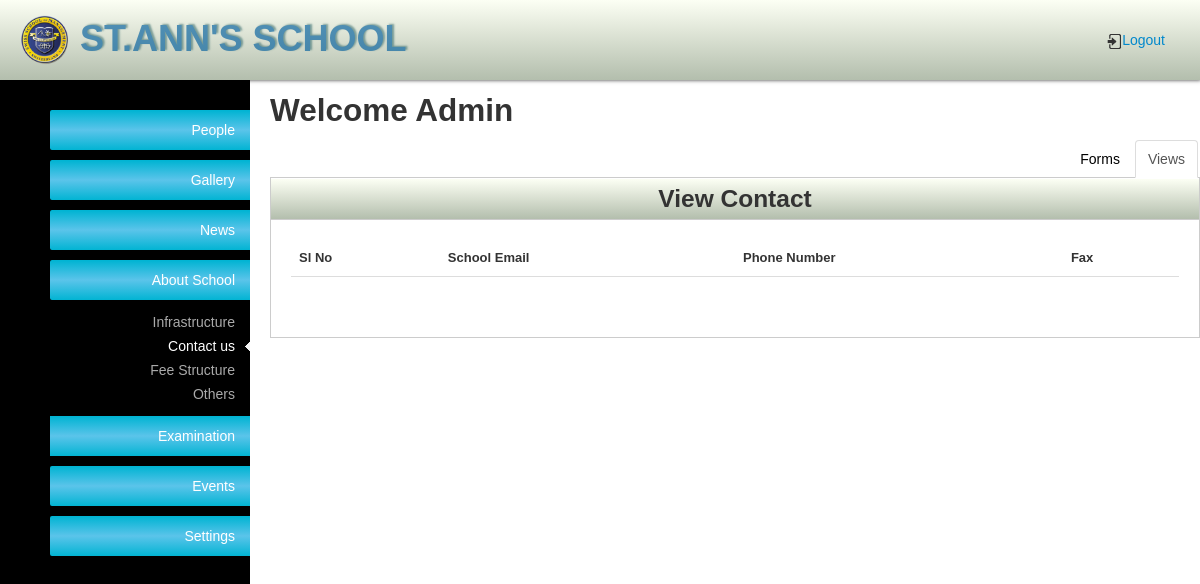
The page /admin/contact.php (signed in) on the database as committed earlier.
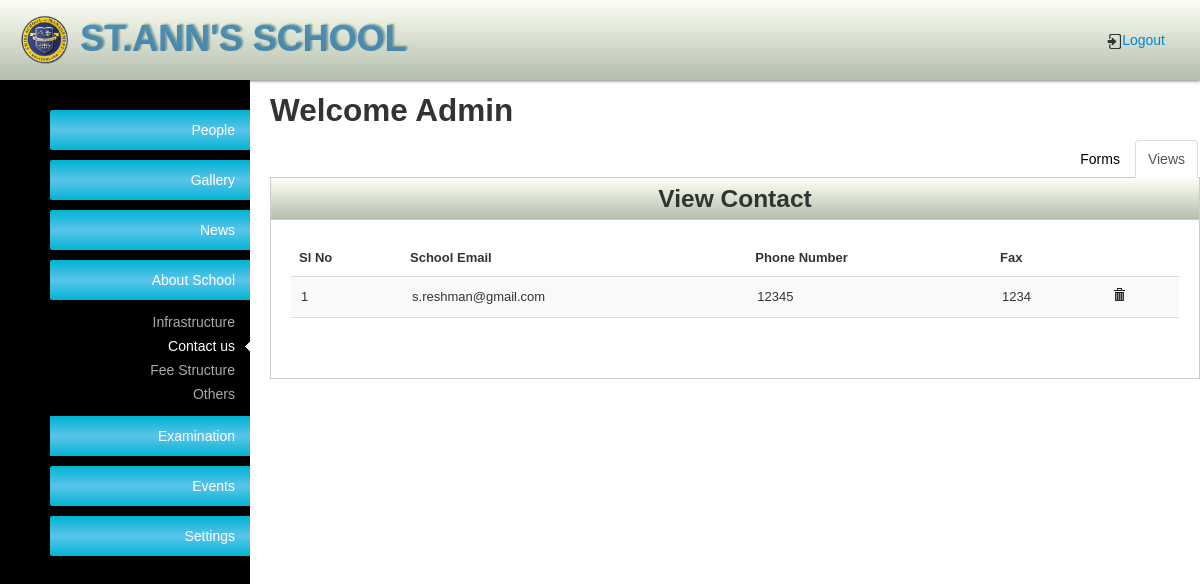
The same page on the database as committed later.
### tables this page shows
CREATE TABLE `contact` (
  `id` int(11) NOT NULL AUTO_INCREMENT,
  `email` varchar(50) NOT NULL,
  `phone` decimal(10,0) NOT NULL,
  `fax` decimal(10,0) DEFAULT NULL,
  PRIMARY KEY (`id`)
);

### admin/contact.php (the view, shortened to what this page needs)
<?php
include("admin-layouts/admin-header.php");
?>
<div class="tab-content">
    <h2>Welcome Admin</h2>
    <div class="tabbable">
        <ul class="nav nav-tabs">
            <li class="active"><a href="#tab1" id="#tab1" data-toggle="tab">Views</a></li>
            <li><a href="#tab2" class="tab2-form" data-toggle="tab">Forms</a></li>
        </ul>
        <div class="tab-content">
            <div class="tab-pane active" id="tab1">
                <div class="content-box">
                    <div class="content-box-header">
                        <h3 class="c-head">View Contact</h3>
                    </div>
                    <div class="content-box-content">
                        <table class="table table-striped">
                            <thead>
                            <tr>
                                <th>Sl No</th>
                                <th>School Email</th>
                                <th>Phone Number</th>
                                <th>Fax</th>
                            </tr>
                            </thead>
                            <tfoot>
                            <tr>
                                <td colspan="6">
                                </td>
                            </tr>
                            </tfoot>
                            <tbody>
                            <?php
                            $sql_infra = "SELECT * FROM contact";
                            $result = mysql_query($sql_infra) or die ('Error updating database: ' . mysql_error());
                            ?>
                            <?php
                            if($result) {
                                $iterator = 1;
                                while ($row = mysql_fetch_array($result)):?>
                                    <tr>
                                        <td><?php echo $iterator++;?></td>
                                        <td><?php echo $row['email'];?></td>
                                        <td><?php echo $row['phone'];?></td>
                                        <td><?php echo $row['fax'];?></td>
                                        <td>
                                            <a title="Delete" href="#" class="delBtn" rowId="<?php echo $row['id'];?>"><i class="icon-trash"></i></a>
                                        </td>
                                    </tr>
                                <?php endwhile;} ?>
                            </tbody>
                        </table>
                    </div>
                </div>
            </div>
        </div>
    </div>
</div>
<?php require_once('admin-layouts/admin-footers.php'); ?>

Rows that differ between the two databases and show on the page:
added contact: email "s.reshman@gmail.com", phone "12345", fax "1234"
